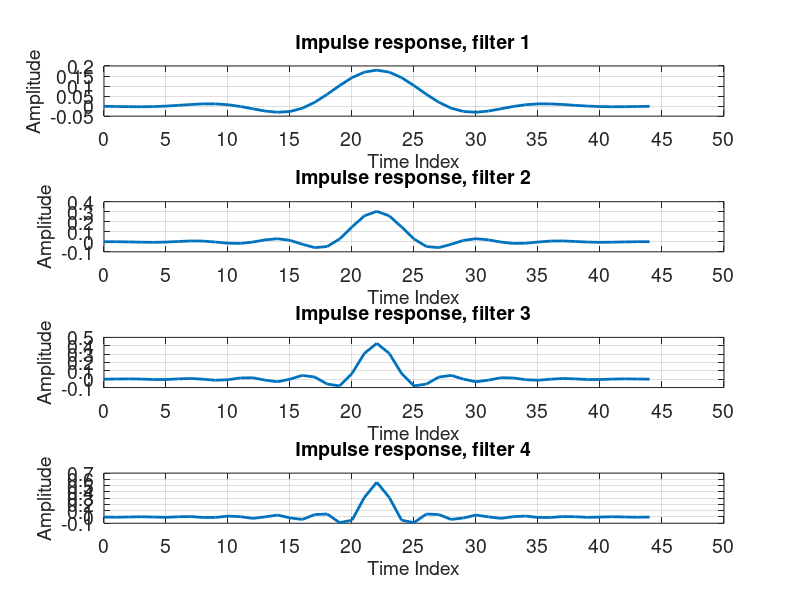
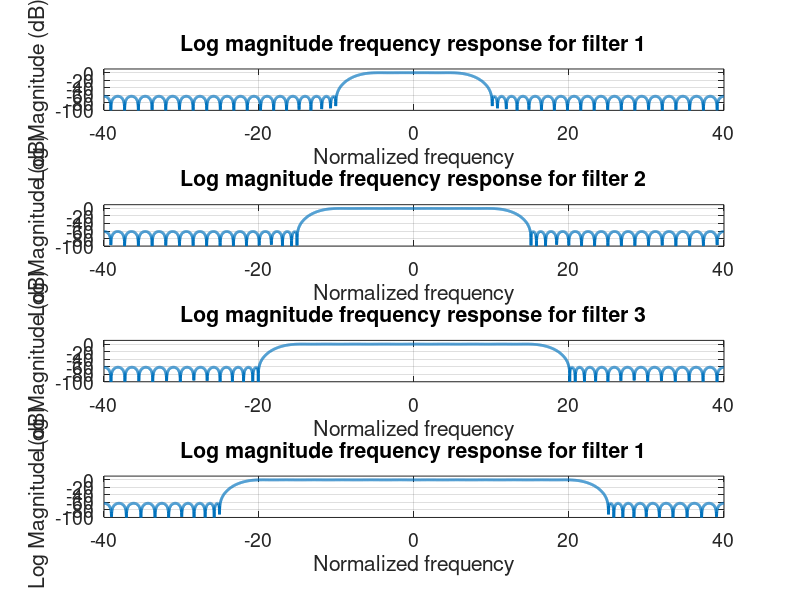

Recreate these plots in MATLAB, in order.
% Clearing data
clc;
close all;
clf reset;
clear;

%%%%%%%%%%%%%%%%%%%%%%%%%%%%%%%%%%%%%%%%%%%%%%%%%%%%%%%%
%% Set up
% Constants:
f_s = 80e3;
Rs= 60;     % Stopband ripple (dB)

% Filter 1
f_pass = 5e3;
f_stop = 10e3;
% Filter Order
% N = (f_s/(f_stop-f_pass)) * attenuation(db) / 22
N = ceil(f_s/(f_stop - f_pass)*Rs/22);
h1 = firpm(N, [0 f_pass f_stop f_s/2]/(f_s/2), [1 1 0 0], [1 10]);

% Filter 2
f_pass = 10e3;
f_stop = 15e3;
% Filter Order
% N = (f_s/(f_stop-f_pass)) * attenuation(db) / 22
N = ceil(f_s/(f_stop - f_pass)*Rs/22);
h2 = firpm(N, [0 f_pass f_stop f_s/2]/(f_s/2), [1 1 0 0], [1 10]);

% Filter 3
f_pass = 15e3;
f_stop = 20e3;
% Filter Order
% N = (f_s/(f_stop-f_pass)) * attenuation(db) / 22
N = ceil(f_s/(f_stop - f_pass)*Rs/22);
h3 = firpm(N, [0 f_pass f_stop f_s/2]/(f_s/2), [1 1 0 0], [1 10]);

% Filter 4
f_pass = 20e3;
f_stop = 25e3;
% Filter Order
% N = (f_s/(f_stop-f_pass)) * attenuation(db) / 22
N = ceil(f_s/(f_stop - f_pass)*Rs/22);
h4 = firpm(N, [0 f_pass f_stop f_s/2]/(f_s/2), [1 1 0 0], [1 10]);

%%%%%%%%%%%%%%%%%%%%%%%%%%%%%%%%%%%%%%%%%%%%%%%%%%%%%%%%
%% Impulse response
figure(1)
% Filter 1
subplot(4,1,1)
plot(0:length(h1)-1,h1,'linewidth',2)
grid on
% axis([0 50 -0.05 0.20])
set(gca,'fontsize',14)
set(gca,'xtick',[0:5:50])
title('Impulse response, filter 1','fontsize',14)
xlabel('Time Index','fontsize',14)
ylabel('Amplitude','fontsize',14)

% Filter 2
subplot(4,1,2)
plot(0:length(h2)-1,h2,'linewidth',2)
grid on
% axis([0 50 -0.05 0.20])
set(gca,'fontsize',14)
set(gca,'xtick',[0:5:50])
title('Impulse response, filter 2','fontsize',14)
xlabel('Time Index','fontsize',14)
ylabel('Amplitude','fontsize',14)

% Filter 3
subplot(4,1,3)
plot(0:length(h3)-1,h3,'linewidth',2)
grid on
% axis([0 50 -0.05 0.20])
set(gca,'fontsize',14)
set(gca,'xtick',[0:5:50])
title('Impulse response, filter 3','fontsize',14)
xlabel('Time Index','fontsize',14)
ylabel('Amplitude','fontsize',14)

% Filter 4
subplot(4,1,4)
plot(0:length(h4)-1,h4,'linewidth',2)
grid on
% axis([0 50 -0.05 0.20])
set(gca,'fontsize',14)
set(gca,'xtick',[0:5:50])
title('Impulse response, filter 4','fontsize',14)
xlabel('Time Index','fontsize',14)
ylabel('Amplitude','fontsize',14)

%%%%%%%%%%%%%%%%%%%%%%%%%%%%%%%%%%%%%%%%%%%%%%%%%%%%%%%%
%% Log magnitude frequency response
% Filter 1
figure(2)
subplot(4,1,1)
fft_h1 = 20*log10(abs(fftshift(fft(h1,4096))));
plot(-40:80/4096:40-80/4096,fft_h1,'linewidth',2)
grid on
axis([-40 40 -100 10])
set(gca,'fontsize',14)
title('Log magnitude frequency response for filter 1')
xlabel('Normalized frequency')
ylabel('Log Magnitude (dB)')

% Filter 2
subplot(4,1,2)
fft_h2 = 20*log10(abs(fftshift(fft(h2,4096))));
plot(-40:80/4096:40-80/4096,fft_h2,'linewidth',2)
grid on
axis([-40 40 -100 10])
set(gca,'fontsize',14)
title('Log magnitude frequency response for filter 2')
xlabel('Normalized frequency')
ylabel('Log Magnitude (dB)')

% Filter 3
subplot(4,1,3)
fft_h3 = 20*log10(abs(fftshift(fft(h3,4096))));
plot(-40:80/4096:40-80/4096,fft_h3,'linewidth',2)
grid on
axis([-40 40 -100 10])
set(gca,'fontsize',14)
title('Log magnitude frequency response for filter 3')
xlabel('Normalized frequency')
ylabel('Log Magnitude (dB)')

% Filter 4
subplot(4,1,4)
fft_h4 = 20*log10(abs(fftshift(fft(h4,4096))));
plot(-40:80/4096:40-80/4096,fft_h4,'linewidth',2)
grid on
axis([-40 40 -100 10])
set(gca,'fontsize',14)
title('Log magnitude frequency response for filter 1')
xlabel('Normalized frequency')
ylabel('Log Magnitude (dB)')




